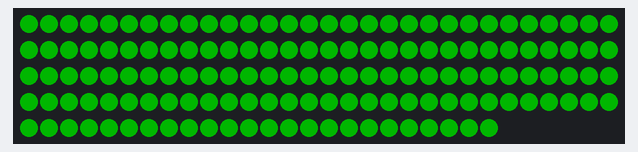
The sketch below on a simulated Arduino Uno, built with avr-gcc and run on an emulated ATmega328P. On the bench: 144 RGB LEDs in strip order, left to right, continuing on the next row. Dim RGB values are drawn brighter than linear; colours are those a GRB WS2812 strip shows for the declared byte order.

Above: at 0.17 s.

The sketch:

sin8Animation.ino
```cpp
#include <FastLED.h>

#define NUM_LEDS 144
#define DATA_PIN 3
#define DELAY_BETWEEN_STEPS 20

uint8_t Hue = 0;
uint8_t Saturation = 255;
uint8_t Value = 0;

CRGB leds[NUM_LEDS];

void setup() {
  FastLED.addLeds<WS2812, DATA_PIN, RGB>(leds, NUM_LEDS);
  FastLED.clear();
  Serial.begin(9600);
}


void loop() {

  for(int i = 0; i < 255; i++){
    Value = sin8(i);
    fill_solid(&leds[0], 144, CHSV(Hue, Saturation, Value));
    FastLED.show();
    delay(DELAY_BETWEEN_STEPS);
  }

  Hue =+ 16;
}
```
